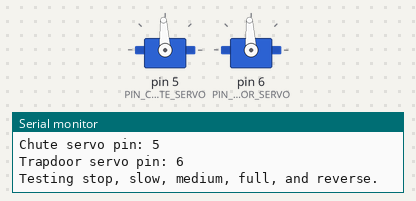
Recording of a sketch running on a simulated Arduino Uno, built with avr-gcc and run on an emulated ATmega328P. Shown: 2 × servo, the last lines printed to the serial monitor.

Above: at 0.1 s.
At 9.2 s:
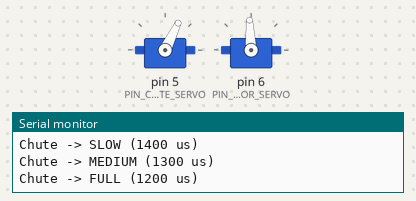
At 25.2 s:
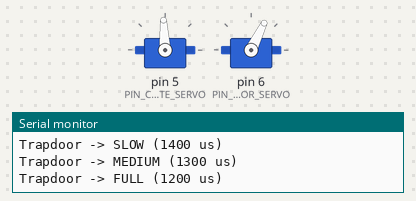
Timing chart, 0 to 38.6 s (numbered marks = the images above):
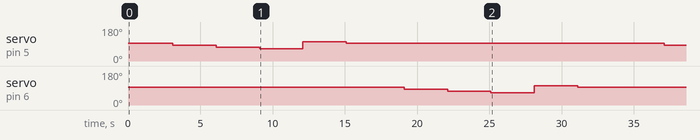

Measured:
- by itself, servo on pin 5 (PIN_CHUTE_SERVO): 93° → 83° at 3.1 s, → 73° 3.0 s later, → 64° 3.0 s later, → 102° 3.0 s later, … (6 changes in this stretch)
- by itself, servo on pin 6 (PIN_DOOR_SERVO): 93° → 83° at 19.1 s, → 73° 3.0 s later, → 64° 3.0 s later, → 102° 3.0 s later, … (5 changes in this stretch)

The sketch:

test_servos.ino
```cpp
/*
  Servo Motors — Test (Continuous Rotation / SG90)
  Tests speed and direction control using writeMicroseconds().
  Chute servo -> D5, Trapdoor servo -> D6

  For continuous rotation servos:
    ~1500 us = stop
    <1500 us = rotate one direction
    >1500 us = rotate other direction
*/

#include <Servo.h>

// ===== PINS =====
const uint8_t PIN_CHUTE_SERVO = 5;
const uint8_t PIN_DOOR_SERVO = 6;

// ===== MICROSECONDS (pulse width) =====
const uint16_t SERVO_STOP = 1500;   // stopped / neutral
const uint16_t SERVO_SLOW = 1400;   // slow rotation one way
const uint16_t SERVO_MED  = 1300;   // medium rotation one way
const uint16_t SERVO_FULL = 1200;   // full speed one way
const uint16_t SERVO_REV  = 1600;   // slow rotation other way

// ===== TIMING =====
const uint16_t SERVO_MOVE_DELAY = 3000;  // ms to run each test
const uint16_t SERVO_PAUSE      = 1000;  // ms pause between tests

// ===== GLOBALS =====
Servo chuteServo;
Servo doorServo;

// ===== SETUP =====
void setup() {
  Serial.begin(9600);

  chuteServo.attach(PIN_CHUTE_SERVO);
  doorServo.attach(PIN_DOOR_SERVO);

  // Initialize both to stopped
  chuteServo.writeMicroseconds(SERVO_STOP);
  doorServo.writeMicroseconds(SERVO_STOP);

  Serial.println(F("=== Servo Motors Test (Continuous Rotation) ==="));
  Serial.print(F("Chute servo pin: "));
  Serial.println(PIN_CHUTE_SERVO);
  Serial.print(F("Trapdoor servo pin: "));
  Serial.println(PIN_DOOR_SERVO);
  Serial.println(F("Testing stop, slow, medium, full, and reverse."));
  Serial.println();
}

// ===== HELPERS =====
void testChute(uint16_t us, const __FlashStringHelper* label) {
  Serial.print(F("Chute -> "));
  Serial.print(label);
  Serial.print(F(" ("));
  Serial.print(us);
  Serial.println(F(" us)"));
  chuteServo.writeMicroseconds(us);
}

void testDoor(uint16_t us, const __FlashStringHelper* label) {
  Serial.print(F("Trapdoor -> "));
  Serial.print(label);
  Serial.print(F(" ("));
  Serial.print(us);
  Serial.println(F(" us)"));
  doorServo.writeMicroseconds(us);
}

// ===== LOOP =====
void loop() {
  // Chute servo tests
  testChute(SERVO_STOP, F("STOP"));
  delay(SERVO_MOVE_DELAY);

  testChute(SERVO_SLOW, F("SLOW"));
  delay(SERVO_MOVE_DELAY);

  testChute(SERVO_MED, F("MEDIUM"));
  delay(SERVO_MOVE_DELAY);

  testChute(SERVO_FULL, F("FULL"));
  delay(SERVO_MOVE_DELAY);

  testChute(SERVO_REV, F("REVERSE"));
  delay(SERVO_MOVE_DELAY);

  testChute(SERVO_STOP, F("STOP"));
  delay(SERVO_PAUSE);

  // Trapdoor servo tests
  testDoor(SERVO_STOP, F("STOP"));
  delay(SERVO_MOVE_DELAY);

  testDoor(SERVO_SLOW, F("SLOW"));
  delay(SERVO_MOVE_DELAY);

  testDoor(SERVO_MED, F("MEDIUM"));
  delay(SERVO_MOVE_DELAY);

  testDoor(SERVO_FULL, F("FULL"));
  delay(SERVO_MOVE_DELAY);

  testDoor(SERVO_REV, F("REVERSE"));
  delay(SERVO_MOVE_DELAY);

  testDoor(SERVO_STOP, F("STOP"));
  delay(SERVO_PAUSE);

  Serial.println(F("--- Sweep complete, repeating ---"));
  Serial.println();
  delay(2000);
}
```
